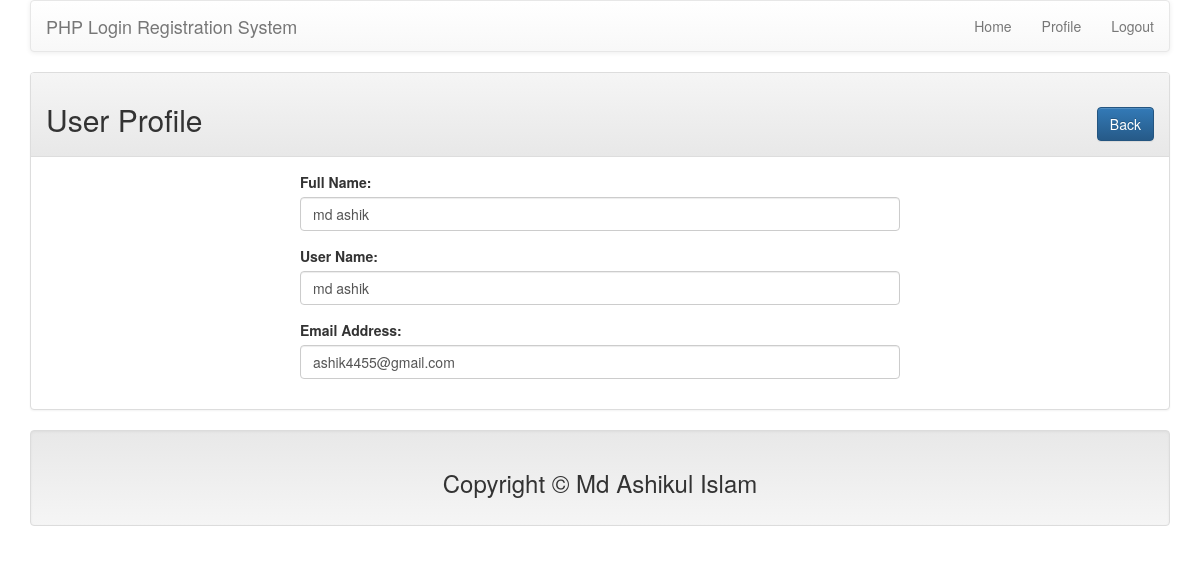
The page /profile.php?id=19 (signed in) on the database its author committed.
### tables this page shows
CREATE TABLE `tb_user` (
  `id` int(11) NOT NULL,
  `name` varchar(32) NOT NULL,
  `username` varchar(32) NOT NULL,
  `email` varchar(32) NOT NULL,
  `password` varchar(32) NOT NULL
);

### lib/User.php (called while the page is built, shortened)
<?php
	include 'dataBase.php';
	class User{
		private $db;
		function __construct(){
			$this->db = new dataBase();
		}
		public function getUserById($id){
			$sql = "SELECT * FROM tb_user WHERE id = :id LIMIT 1";
			$query = $this->db->pdo->prepare($sql);
			$query->bindValue(':id',$id);
			$query->execute();
			$result = $query->fetch(PDO::FETCH_OBJ);
			return $result;
		}
	}
 ?>

### lib/dataBase.php (called while the page is built)
<?php
	class dataBase{
		private $hostdb ="localhost";
		private $userdb ="root";
		private $passdb ="";
		private $namedb ="db_lr";
		public $pdo;
		public function __construct(){
			if (!isset($this->pdo)) {
				try {
					$link = new PDO("mysql:host=".$this->hostdb.";dbname=".$this->namedb, $this->userdb, $this->passdb);
					$link->setAttribute(PDO::ATTR_ERRMODE, PDO::ERRMODE_EXCEPTION);
					$link->exec("SET CHARACTER SET utf8");
					$this->pdo = $link;
				} catch (PDOExecption $e) {
					die("Faild to connect with dataBase".$e->getMessage());
				}
			}
		}
	}
 ?>

### profile.php (the view, shortened to what this page needs)
<?php
	include 'lib/User.php';
	include 'inc/header.php';
 ?>
 <?php
 	if (isset($_GET['id'])) {
 		$userid = (int)$_GET['id'];
 	}
 	$user = new User();
  ?>
	<div class="main-body">
		<div class="container">
			<div class="row">
				<div class="col-md-12">
					<div class="panel panel-default">
						<div class="panel-heading">
							<h2>User Profile<span class="pull-right"><a class="btn btn-primary" href="index.php">Back</a></span></h2>
						</div>
						<div class="panel-body">
							<div style="max-width: 600px;margin: 0 auto;">
							<?php
								$userdata = $user->getUserById($userid);
								if ($userdata) {
							 ?>
								<form action="" method="POST">
									<div class="form-group">
										<label for="name">Full Name:</label>
										<input type="text" name="name" id="name" class="form-control" value="<?php echo $userdata->name; ?>">
									</div>
									<div class="form-group">
										<label for="username">User Name:</label>
										<input type="text" name="username" id="username" class="form-control" value="<?php echo $userdata->username; ?>">
									</div>
									<div class="form-group">
										<label for="email">Email Address:</label>
										<input type="email" name="email" id="email" class="form-control" value="<?php echo $userdata->email; ?>">
									</div>
								</form>
							<?php } ?>
							</div>
						</div>
					</div>
				</div>
			</div>
		</div>
	</div>
<?php
	include 'inc/footer.php';
 ?>

### rows shown on the page
tb_user: name "md ashik", username "md ashik", email "ashik4455@gmail.com"
